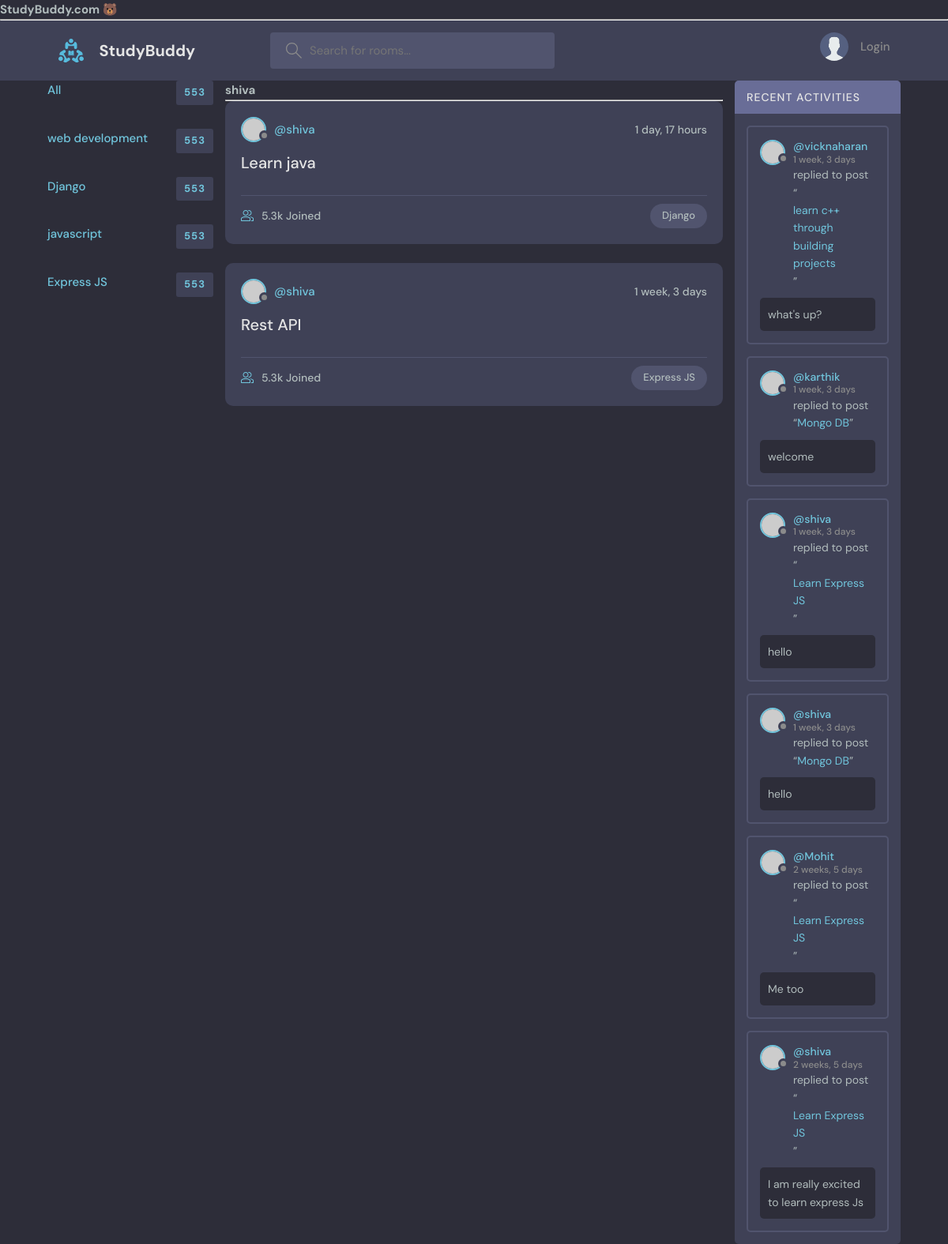
Before: /user-profile/1/ with the older database file.
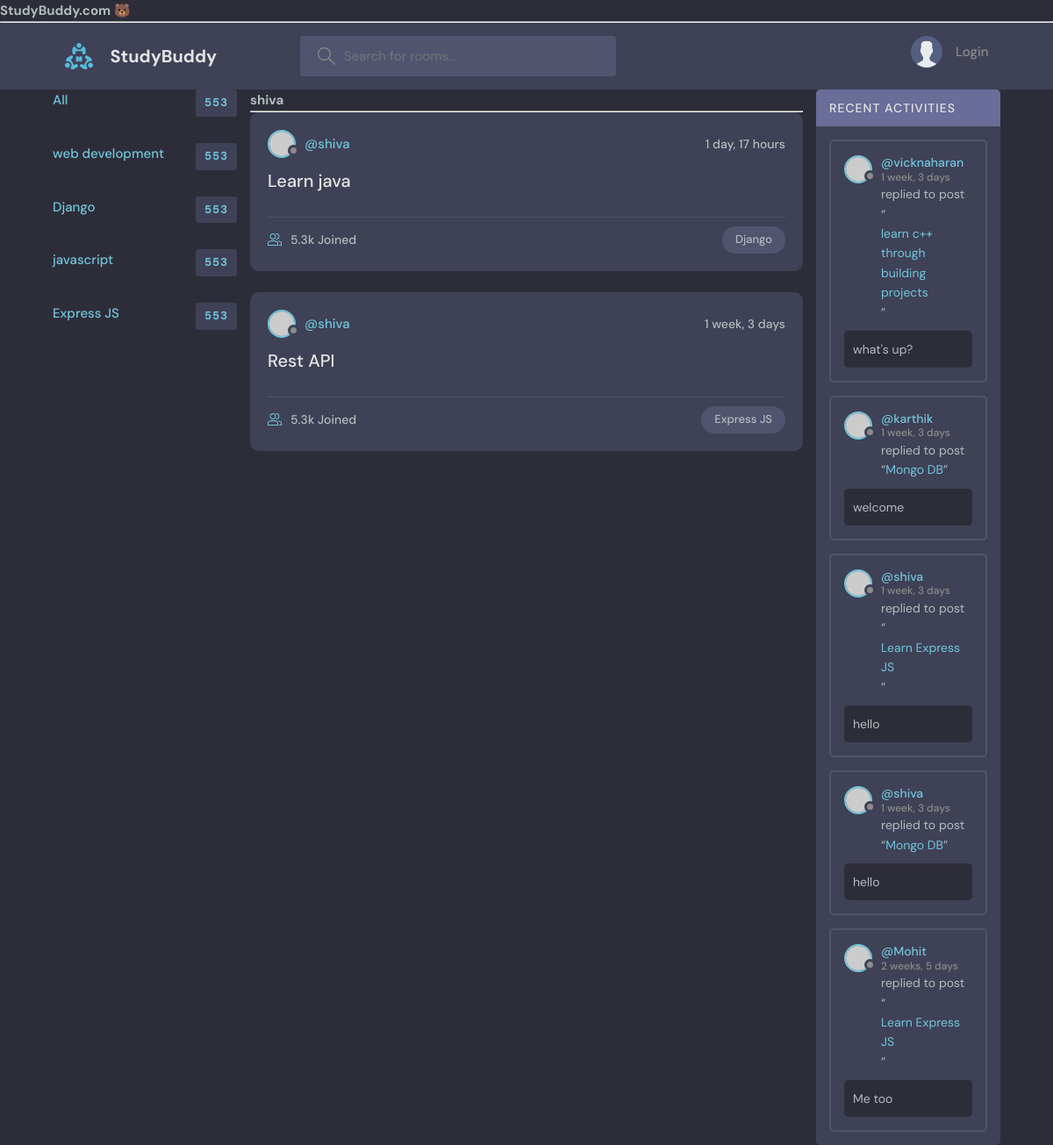
After: the same page with the newer database file.
### base/models.py (models this page shows)
class Topic(models.Model):
    name=models.CharField(max_length=50)
    def __str__(self):
        return self.name

class Room(models.Model):
    host= models.ForeignKey(User,on_delete=models.SET_NULL,null=True)
    topic = models.ForeignKey(Topic,on_delete=models.SET_NULL,null=True)
    participants = models.ManyToManyField(User,related_name="participants",blank=True)
    name = models.CharField(max_length=200)
    description = models.TextField(null=True,blank=True)
    updated = models.DateTimeField(auto_now=True)
    created = models.DateTimeField(auto_now_add=True)
    class Meta:
        ordering = ['-updated','-created']
    def __str__(self):
        return self.name

class Message(models.Model):
    user = models.ForeignKey(User,on_delete=models.CASCADE)
    room = models.ForeignKey(Room,on_delete=models.CASCADE)
    body = models.TextField()
    updated = models.DateTimeField(auto_now=True)
    created = models.DateTimeField(auto_now_add=True)
    class Meta:
        ordering=["-updated","-created"]
    def __str__(self):
        return self.body[:50]

### base/views.py (the view)
# urls.py: path("user-profile/<str:pk>/",views.UserProfile,name="user-profile"),
def UserProfile(request,pk):
    q = request.GET.get('q') if request.GET.get('q') !=None else ""
    user = User.objects.get(id=pk)
    room = user.room_set.all()
    topics = Topic.objects.all()
    messages = Message.objects.filter(Q(room__topic__name__icontains=q))
    context = {"user":user,"rooms":room,"messageActivity":messages,"topics":topics}
    return render(request,"base/user-profile.html",context)

### base/Templates/base/user-profile.html (shortened to what this page needs)
<!DOCTYPE html>
<html lang="en">
<head>
</head>
<body>
    {% extends "Main.html" %}
    {% block content%}
    <div class="container">
        <div>
            {% include "base/topic-component.html"%}
        </div>
        <div>
            <h1>{{user.username}}</h1>
            <hr>
            {% include "base/rooms-component.html" %}
        </div>
        <div>
            {% include "base/activity-component.html" %}
        </div>
    </div>
    {% endblock %}

### base/Templates/base/topic-component.html (shortened to what this page needs)
<!DOCTYPE html>
<html lang="en">
<head>
</head>
<body>
    {% block content %}
            <ul class="topics__list">
                <li>
                  <a href="{% url 'home' %}" class="active">All <span>553</span></a>
                </li>
                {% for topic in topics %}
                <li>
                  <a href="{% url 'home' %}?q={{topic.name}}" class="active">{{topic}}<span>553</span></a>
                </li>
                {% endfor %}
    {% endblock %}
</body>
</html>

### base/Templates/base/rooms-component.html (shortened to what this page needs)
{%for room in rooms%}
  <div class="roomListRoom">
    <div class="roomListRoom__header">
      <a href="{% url 'user-profile' room.host.id %}" class="roomListRoom__author">
        <div class="avatar avatar--small">
          <img src="https://randomuser.me/api/portraits/women/11.jpg" />
        </div>
        <span>@{{room.host}}</span>
      </a>
      <div class="roomListRoom__actions">
        <span>{{room.created | timesince}}</span>
      </div>
    </div>
    <div class="roomListRoom__content">
      <a href="{% url 'room' room.id%}">{{room.name}}</a>
    </div>
    <div class="roomListRoom__meta">
      <a href="room.html" class="roomListRoom__joined">
        5.3k Joined
      </a>
      <p class="roomListRoom__topic">{{room.topic}}</p>
    </div>
  </div>
{% endfor %}

### base/Templates/base/activity-component.html (shortened to what this page needs)
<div class="activities">
    <div class="activities__header">
      <h2>Recent Activities</h2>
    </div>
    {%for msg in messageActivity %}
    <div class="activities__box">
      <div class="activities__boxHeader roomListRoom__header">
        <a href="{%url 'user-profile' msg.user.id%}" class="roomListRoom__author">
          <div class="avatar avatar--small">
            <img src="https://randomuser.me/api/portraits/women/11.jpg" />
          </div>
          <p>
            @{{msg.user}}
            <span>{{msg.created | timesince}}</span>
          </p>
        </a>
      </div>
      <div class="activities__boxContent">
        <p>replied to post “<a href="{% url 'room' msg.room.id  %}">{{msg.room}}</a>”</p>
        <div class="activities__boxRoomContent">
          {{msg}}
        </div>
      </div>
    </div>
    {% endfor %}
  </div>

Changed rows visible on the page:
removed Message: user "shiva", created "2 weeks, 5 days", room "Learn Express JS", body "I am really excited to learn express Js"
